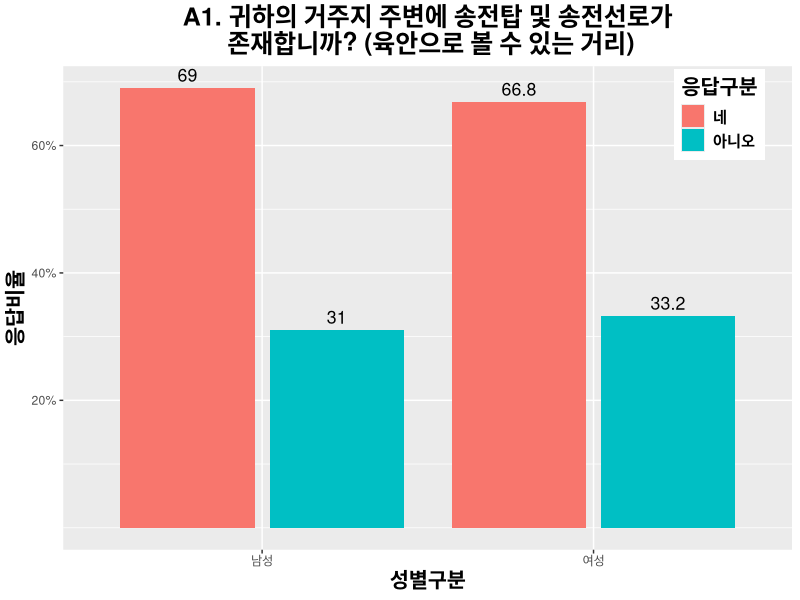

The R source for this figure:
library(dplyr)
library(haven)
library(ggplot2)
library(scales)
library(RColorBrewer)

options(digits = 5) # 소수점 확대

rawdata <- read_spss("Rawdata.sav")
table(is.na(rawdata))
raw_citizen <- rawdata %>% # 시흥시민 364명 필터링
  filter(Gubun_Area == 1) 

# 데이터 전처리
raw_citizen$SQ1 <- ifelse(raw_citizen$SQ1 == 1, "남성", "여성") # 성별

raw_citizen$SQ2_2 <- ifelse(raw_citizen$SQ2_2 == 2, "20대",  # 연령대별
                            ifelse(raw_citizen$SQ2_2 == 3, "30대",
                                   ifelse(raw_citizen$SQ2_2 == 4, "40대",
                                          ifelse(raw_citizen$SQ2_2 == 5, "50대", "60대"))))

raw_citizen$DQ8_1 <- ifelse(raw_citizen$DQ8_1 == 1, "100 만원 이하", # 가구소득별
                            ifelse(raw_citizen$DQ8_1 %in% c(2,3), "100~200만원",
                                   ifelse(raw_citizen$DQ8_1 %in% c(4,5), "200~300만원", 
                                          ifelse(raw_citizen$DQ8_1 %in% c(6), "300~400만원",
                                                 ifelse(raw_citizen$DQ8_1 %in% c(7,8,9,10), "400만원 이상", "소득없음")))))

raw_citizen$A1 <- ifelse(raw_citizen$A1 == 1, "네", "아니오") # 송전탑 가시거리 거주별

A1_data1 <- raw_citizen %>% # A1. 성별 구분
  group_by(A1) %>% 
  select(SQ1)
t(table(A1_data1))

# 시각화를 위한 데이터 전처리
A1_1_matrix <- as.matrix(t(table(A1_data1))) # 데이터 행렬화
A1_1_percent <- prop.table(A1_1_matrix,1) * 100 # 백분율 산정
A1_1_percent <- round(A1_1_percent, 1)
A1_1_percent
A1_1_df <- as.data.frame(A1_1_percent) # 데이터프레임화

# 시각화
A1_1_plot <- ggplot(A1_1_df, aes(x=SQ1, y=Freq, fill=A1)) +
  geom_bar(stat="identity", position = "dodge2")

A1_1_plot + ggtitle("A1. 귀하의 거주지 주변에 송전탑 및 송전선로가\n 존재합니까? (육안으로 볼 수 있는 거리)") +
  theme(plot.title = element_text(face = "bold", hjust = 0.5, size = 18)) +
  theme(axis.title = element_text(face = "bold", hjust = 0.5, size = 15)) +
  labs(x="성별구분", y="응답비율", fill = "응답구분") +
  scale_y_continuous(breaks = c(20,40,60,80),
                     labels = c("20%","40%","60%","80%")) +

  geom_text(aes(label = Freq), vjust = -0.5,
            position = position_dodge(.9), size = 4.5) +
  
  theme(legend.title = element_text(face = "bold", size = 15)) +
  theme(legend.text = element_text(face = "bold", size = 11)) +
  theme(legend.position = c(0.9,0.9))

